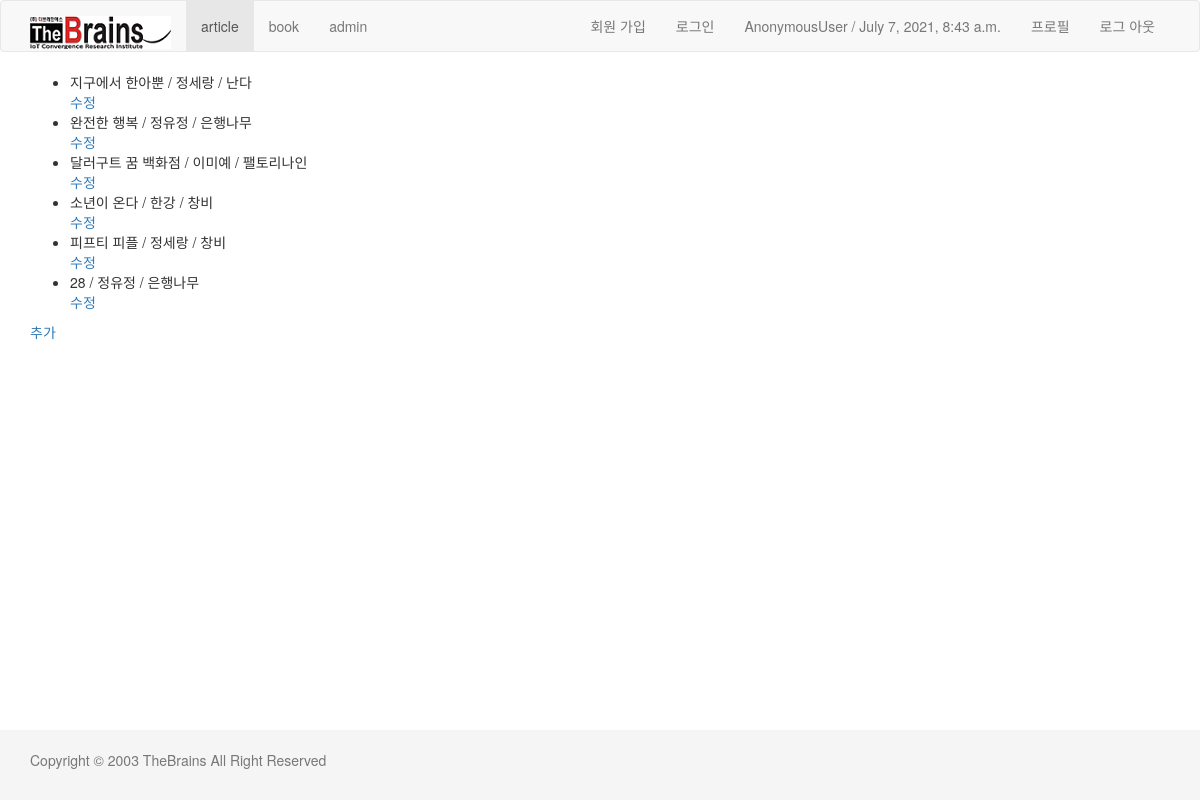
Before: /book/ with the older database file.
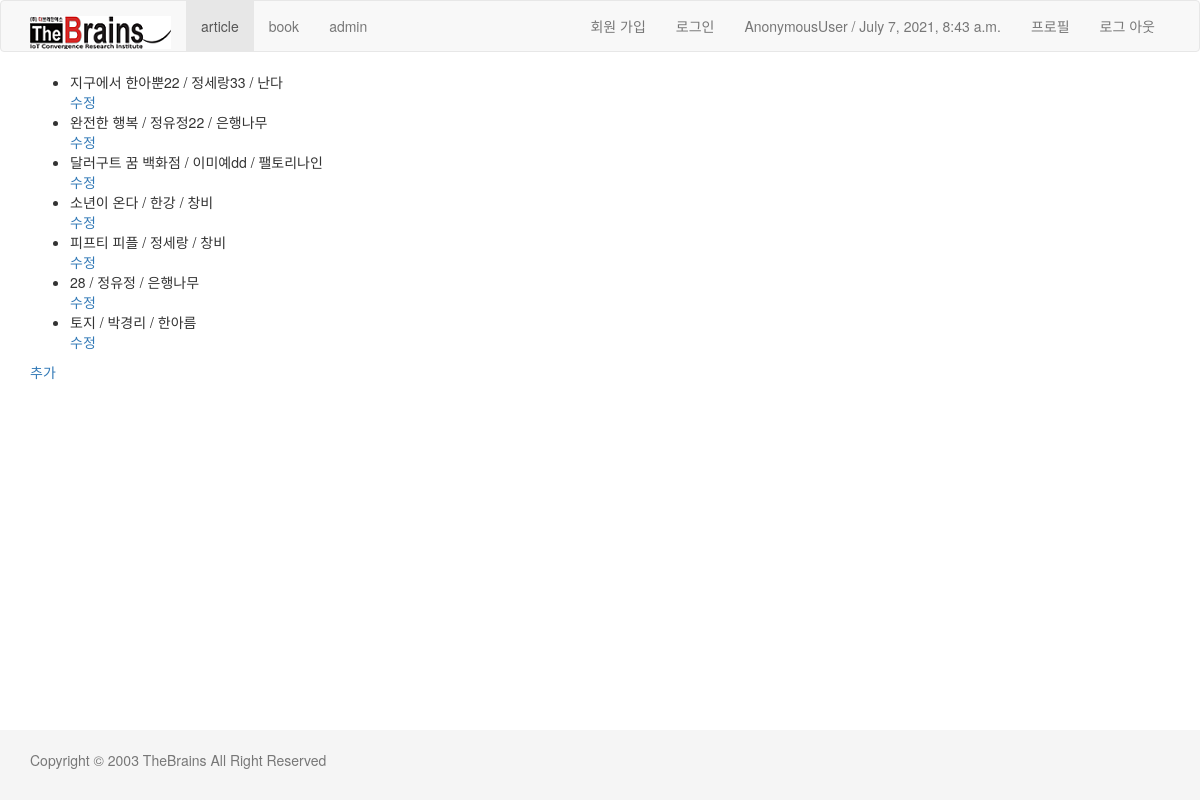
After: the same page with the newer database file.
### book/models.py (models this page shows, shortened)
class Book(models.Model):
    title = models.CharField(max_length=50)
    author = models.CharField(max_length=50)
    publisher = models.CharField(max_length=50)
    publication_date = models.DateTimeField(auto_now_add=True)
    ip = models.CharField(max_length=15) # 데이터를 등록한 client 의 ip를 insert하고 싶음(request 안에 들어있음 -> commit = False로 두고 인스턴스만 먼저 받은 후 requset 정보를 까서 clietn의 ip를 DB에 추가한다.)
    sales = models.IntegerField(validators=[numCheck])

### book/views.py (the view)
# urls.py: path('', views.book_list, name="list"),
def book_list(request):
    book_list = Book.objects.all()
    return render(request, 'book/book_list.html', {'book_list':book_list})

### article/context_processors.py (called while the page is built)
def article(request):
    return {
        'today':timezone.now(),
    }

### book/templates/book/book_list.html
{% extends 'layout.html' %}
{% block content %}
    <ul>
        {% for book in book_list %}
            <li>{{book.title}} / {{book.author}} / {{book.publisher}}</li>
            <a href="{% url 'book:edit' book.id %}">수정</a>
        {% endfor %}
    </ul>
    <a href="{% url 'book:new' %}">추가</a>
{% endblock %}

### myproject/templates/layout.html (shortened to what this page needs)
{% load static %}
<!doctype html>
<html>
<head>
<link rel="stylesheet" href="//maxcdn.bootstrapcdn.com/bootstrap/3.3.7/css/bootstrap.min.css" />
</head>
<body>
        <nav class="navbar navbar-default">
            <div class="container">
                <div class="navbar-header">
                    <a class="navbar-brand" href="#"><img src="{% static 'main_logo.png' %}"></a>
                </div>
                <div id="navbar" class="collapse navbar-collapse">
                    <ul class="nav navbar-nav">
                        <li class="active"><a href="{% url 'article:list' %}">article</a></li>
                        <li><a href="{% url 'book:list' %}">book</a></li>
                        <li><a href="/admin">admin</a></li>
                    </ul>
                    <ul class="nav navbar-nav navbar-right">
                            <li><a href="{% url 'signup' %}">회원 가입 </a> </li>
                            <li><a href="#">로그인</a></li>
                            <li><a href="#">{{ user }} / {{ today }}</a></li>
                            <li><a href="#">프로필</a> </li>
                            <li><a href="#">로그 아웃</a></li>
                    </ul>
                </div>
            </div>
        </nav>
    <div class="container">
        <div class="row">
            <div class="col-sm-12">
                {% block content %}
                {% endblock %}
            </div>
        </div>
    </div>
    <div id="page-footer">
        <div class="container">
            <p class="text-muted">
                Copyright © 2003 TheBrains All Right Reserved
            </p>
        </div>
    </div>
</body>
</html>

### myproject/templates/layout.html (style rules this page uses)
html { position: relative; min-height: 100% }
body { margin-bottom: 60px }
#page-footer { position: absolute; bottom: 0; width:100%; height: 60; line-height: 60px; background-color: #f5f5f5; }

Changed rows visible on the page:
changed Book "난다": title "지구에서 한아뿐" → "지구에서 한아뿐22"; author "정세랑" → "정세랑33"
changed Book "완전한 행복": author "정유정" → "정유정22"
changed Book "달러구트 꿈 백화점": author "이미예" → "이미예dd"
added Book: title "토지", author "박경리", publisher "한아름"
